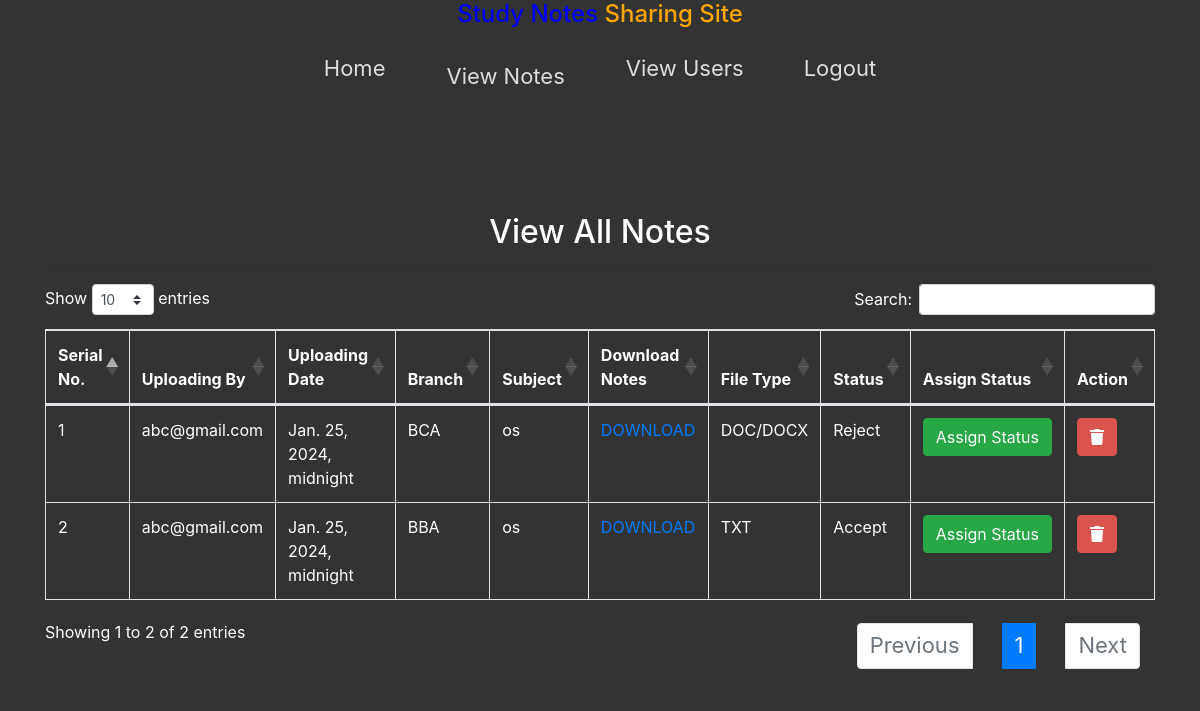
Page /all_notes on the committed database.
### notes/models.py (models this page shows, shortened)
class Notes(models.Model):
     STATUS_CHOICES = [
        ('Pending', 'Pending'),
        ('Approved', 'Approved'),
        ('Rejected', 'Rejected'),
        ('All', 'All'),
    ]
     user = models.ForeignKey(User, on_delete=models.CASCADE)
     uploadingdate = models.DateTimeField(max_length=30)
     branch = models.CharField(max_length=30)
     subject = models.CharField(max_length=30)
     notesfile = models.FileField(upload_to='uploads/', null=True, blank=True)
     filetype = models.CharField(max_length=30, null=True)
     description = models.TextField(max_length=200, null=True)
     status = models.CharField(max_length=15, null=True,choices=STATUS_CHOICES)

### notes/views.py (the view)
# urls.py: path('all_notes',all_notes,name='all_notes'),
def all_notes(request):
    notes = Notes.objects.all()
    d = {'notes': notes}
    return render(request, 'all_notes.html', d)

### templates/all_notes.html (shortened to what this page needs)
{% load static %}
{% block body %}
{% include 'admin_nav.html' %}
<link rel="stylesheet" href="https://cdnjs.cloudflare.com/ajax/libs/twitter-bootstrap/4.5.2/css/bootstrap.css">
<link rel="stylesheet" href="https://cdn.datatables.net/1.13.7/css/dataTables.bootstrap4.min.css">
<div class="container mt-5">
    <h2 class="text-center"> View All Notes</h2>
    <hr>
    <table class="table table-bordered" id="example">
        <thead>
            <tr style="color:white;">
                <th> Serial No.</th>
                <th> Uploading By</th>
                <th> Uploading Date</th>
                <th> Branch </th>
                <th> Subject</th>
                <th> Download Notes</th>
                <th> File Type</th>
                <th> Status</th>
                <th> Assign Status</th>
                <th> Action</th>
            </tr>
        </thead>
        <tbody>
            {% for i in notes %}
            <tr style="color:white;">
                <td> {{forloop.counter}}</td>
                <td> {{i.user.username}}</td>
                <td> {{i.uploadingdate}}</td>
                <td> {{i.branch}}</td>
                <td> {{i.subject}}</td>
                <td>
                    {% if i.notesfile %}
                        <a href="{{ i.notesfile.url }}" download> DOWNLOAD</a>
                    {% else %}
                        No file associated
                    {% endif %}
                </td>
                <td> {{i.filetype}}</td>
                <td> {{i.status}}</td>
                <td>
                    <a href="{% url 'assign_status' pid=i.id %}" class="btn btn-success" >Assign&nbsp;Status</a>
                </td>
                <td>
                    <a href="{% url 'delete_notes' pid=i.id %}" class="btn btn-danger" onclick="return confirm('Confirm delete')">
                        <i class="fas fa-trash"></i>
                    </a>
                </td>
            </tr>
            {% endfor %}
        </tbody>
    </table>
</div>
{% endblock %}

### templates/admin_nav.html (style rules this page uses)
body { background: #333; margin: 0; display: flex; flex-direction: column; align-items: center; justify-content: flex-start; }

### templates/all_notes.html (style rules this page uses)
body { background: #333; margin: 0; display: flex; flex-direction: column; align-items: center; justify-content: flex-start; color: white; }
h2 { color: white; }
table { background-color: #333; color: white; }
th, td { border-color: white; }
.btn-danger { background-color: #d9534f; color: white; border-color: #d9534f; }

### rows in the picture
Notes: user.username "abc@gmail.com", uploadingdate "Jan. 25, 2024, midnight", branch "BCA", subject "os", filetype "DOC/DOCX", status "Reject"
Notes: user.username "abc@gmail.com", uploadingdate "Jan. 25, 2024, midnight", branch "BBA", subject "os", filetype "TXT", status "Accept"
